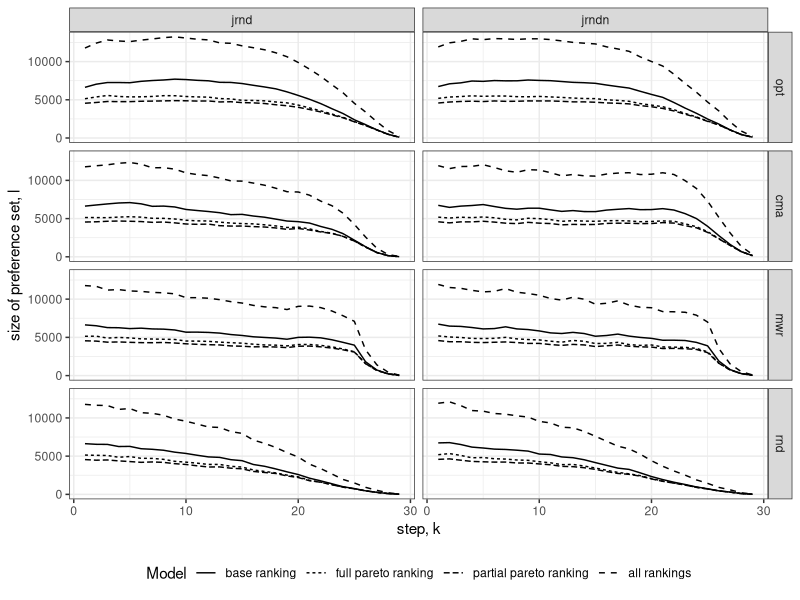

Write the R code that produced this figure. (Note: this script raises an error after producing the figure.)
rm(list=ls(all=TRUE)) # clear workspace

library("ggplot2")
library("plyr")
library("xtable")

theme_set(theme_bw())

#----------------------------------------------------------
traininginfo <- read.csv('stepwisemodel.csv',header=TRUE,sep=",")
mistaTraining <- subset(traininginfo, dim==30 & (trainingdata=='jrnd' | trainingdata=='jrndn') & (track=='mwr' | track=='opt' | track=='cma' | track=='rnd' ))
head(mistaTraining)
summary(mistaTraining)

# reorder the appearance of rankings
mistaTraining$rank <- factor(mistaTraining$rank, c("b", "f", "p" , "a"))

# reorder the appearance of tracks
mistaTraining$track <- factor(mistaTraining$track, c("opt", "cma", "mwr" , "rnd" , "all"))

pl <- qplot(data=mistaTraining,step,l,geom=c("line"),linetype=rank) +
  ylab('size of preference set, l') + xlab('step, k')
# Divide with "trainingdata" vertical, "track" horizontal
pl <- pl + facet_grid( track~trainingdata)
# legend at bottom
pl <- pl + theme(legend.direction = "horizontal",legend.position = "bottom") 
# more descriptive name of ranking legends
pl <- pl + scale_linetype_discrete(name="Model",
  breaks=c("b", "f", "p" , "a"),
  labels=c("base ranking", "full pareto ranking", "partial pareto ranking" , "all rankings")) 
print(pl)
fname=paste('../figures/numTrainingData','.pdf',sep='')
ggsave(file=fname)#, width=6, height=5)
#----------------------------------------------------------


#----------------------------------------------------------
modelinfo <- read.csv('stepwisemodel.csv',header=TRUE,sep=",")
mistaModel <- subset(modelinfo, dim==30 & (trainingdata=='jrnd' | trainingdata=='jrndn') & (track=='mwr' | track=='opt' | track=='cma' | track=='rnd' | track=='all') & C==10)
head(mistaModel)
summary(mistaModel)

# reorder the appearance of rankings
mistaModel$rank <- factor(mistaModel$rank, c("b", "f", "p" , "a"))

# reorder the appearance of tracks
mistaModel$track <- factor(mistaModel$track, c("opt", "cma", "mwr" , "rnd", "all"))

pl <- qplot(data=mistaModel,step,acc,geom=c("line"),linetype=rank) +
  ylab('training accuracy (%)') + xlab('step, k')
# Divide with "trainingdata" horizontal, "track" vertical
pl <- pl + facet_grid(track ~ trainingdata )
# legend at bottom
pl <- pl + theme(legend.direction = "horizontal",legend.position = "bottom") 
# more descriptive name of ranking legends
pl <- pl + scale_linetype_discrete(name="Model",
   breaks=c("b", "f", "p" , "a"),
   labels=c("base ranking", "full pareto ranking", "partial pareto ranking" , "all rankings")) 
print(pl)
fname=paste('../figures/trainingAccuracy','.pdf',sep='')
ggsave(file=fname)#, width=6, height=12)
#----------------------------------------------------------




#----------------------------------------------------------
ratioinfo <- read.csv('stepwiseratio.csv',header=TRUE,sep=",")
mistaRatio <- subset(ratioinfo, dim==30 & ( data=='jrnd' | data=='jrndn' ))
mistaRatio <- subset(mistaRatio, track=='' | track=='mwr' | track=='opt' | track=='cma' | track=='rnd' | track=='all' ) 
#mistaRatio <- subset(mistaRatio, C==10 | C=='')
mistaRatio <- subset(mistaRatio, set=='test') # only report test-set
head(mistaRatio)
summary(mistaRatio)

# reorder the appearance of rankings
mistaRatio$rank <- factor(mistaRatio$rank, c("","b", "f", "p" , "a"))

# reorder the appearance of tracks
mistaRatio$track <- factor(mistaRatio$track, c("opt", "cma", "mwr" , "rnd", "all"))

mistaRatio$trackrank <- interaction(mistaRatio$track, mistaRatio$rank)

pl <- ggplot(data=mistaRatio , aes(y=rho, x=track , fill=rank)) + geom_boxplot() 
# Divide with "trainingdata" vertical, 
pl <- pl + facet_grid(data ~ .)
pl <- pl + xlab('') + ylab(paste('percentage relative deviation from optimality, ',expression(rho),'(%)'))                      
pl <- pl + scale_fill_manual(name="Model\n",
    values=c("grey20","grey40","grey60","grey80","grey100"),
    breaks=c("", "b", "f", "p" , "a"),
    labels=c("ref", "PREF_b", "PREF_f", "PREF_p" , "PREF_a")) 
pl <- pl + theme(legend.direction = "horizontal",legend.position = "bottom") 
print(pl)
fname=paste('../figures/boxplot','.pdf',sep='')
ggsave(file=fname)#, width=6, height=5)
#----------------------------------------------------------
mistaRatio$fullmodel <- interaction(mistaRatio$model, mistaRatio$trackrank)
for(d in unique(mistaRatio$data)) {
  tableMistaRatio <- subset(mistaRatio, data==d)
  model.stats <- ddply(tableMistaRatio, 'fullmodel',
                       function(x){
                         c(mean=mean(x$rho),med=median(x$rho),sd=sd(x$rho),min=min(x$rho),max=max(x$rho))
                      })
  # table 
  model.stats <- arrange(model.stats, mean)
  lbl<-paste('tablesresults',d,sep='')
  print(xtable(model.stats,label=(lbl),caption=paste('Main statistics for $\\mathcal{P}_{',d,'}$')),include.rownames = FALSE,file=paste(lbl,'.txt',sep=''))

  numModels<-length(model.stats$fullmodel)
  pdat <- matrix(c(rep(0,numModels*numModels)), nrow=numModels, ncol=numModels, byrow = TRUE,dimnames=list(model.stats$fullmodel,model.stats$fullmodel))
  for( x in model.stats$fullmodel ) {
    xrho <- tableMistaRatio$rho[which(tableMistaRatio$fullmodel==x)]
    for( y in model.stats$fullmodel ) {
      yrho <- tableMistaRatio$rho[which(tableMistaRatio$fullmodel==y)]
      ans <- ks.test(xrho,yrho)
      pdat[x,y] <- ans$p
    }
  }
  lbl2<-paste(lbl,'pvalues',sep='')
  print(xtable(pdat,label=(lbl2),caption=paste('p-values from Kolmogorov-Smirnov test for $\\mathcal{P}_{',d,'}$ models.',sep='')),rotate.colnames=TRUE,file=paste(lbl2,'.txt',sep=''),size="small")
  
  
  # skoða ranking vs. ranking
  pdat['PREF.opt.f','PREF.opt.p']
  pdat['PREF.cma.f','PREF.cma.p']
  pdat['PREF.mwr.f','PREF.mwr.p']
  pdat['PREF.rnd.f','PREF.rnd.p']

  pdat['PREF.opt.b','PREF.opt.p']
  pdat['PREF.cma.b','PREF.cma.p']
  pdat['PREF.mwr.b','PREF.mwr.p']
  pdat['PREF.rnd.b','PREF.rnd.p']
  
  pdat['PREF.opt.b','PREF.opt.f']
  pdat['PREF.cma.b','PREF.cma.f']
  pdat['PREF.mwr.b','PREF.mwr.f']
  pdat['PREF.rnd.b','PREF.rnd.f']
  
  pdat['PREF.opt.p','PREF.opt.a']
  pdat['PREF.cma.p','PREF.cma.a']
  pdat['PREF.mwr.p','PREF.mwr.a']
  pdat['PREF.rnd.p','PREF.rnd.a']
  
  pdat['PREF.opt.f','PREF.opt.a']
  pdat['PREF.cma.f','PREF.cma.a']
  pdat['PREF.mwr.f','PREF.mwr.a']
  pdat['PREF.rnd.f','PREF.rnd.a']
  
  pdat['PREF.opt.b','PREF.opt.a']
  pdat['PREF.cma.b','PREF.cma.a']
  pdat['PREF.mwr.b','PREF.mwr.a']
  pdat['PREF.rnd.b','PREF.rnd.a']
  
  
}




#====================== weights LION7
dat <- read.csv('weights.csv',header=TRUE)
dat$model <- factor(dat$model, levels=c("PREF","CMA-ES"))
mdat<-melt(subset(dat,trainingdata=='jrnd'),id.vars=c('trainingdata','model','track','rank','step'),value.name='weight')
p <- ggplot(mdat,aes(x=step,y=weight,linetype=model))+theme_bw()
p <- p +geom_line()
#p <- p + geom_smooth(stat='identity')
p <- p+facet_wrap(~variable,ncol=2)
p <- p + theme(legend.direction='horizontal',legend.position = c(0.75,0)) 
p
fname=paste('../figures/weights','.pdf',sep='')
ggsave(file=fname)#, width=6, height=5)